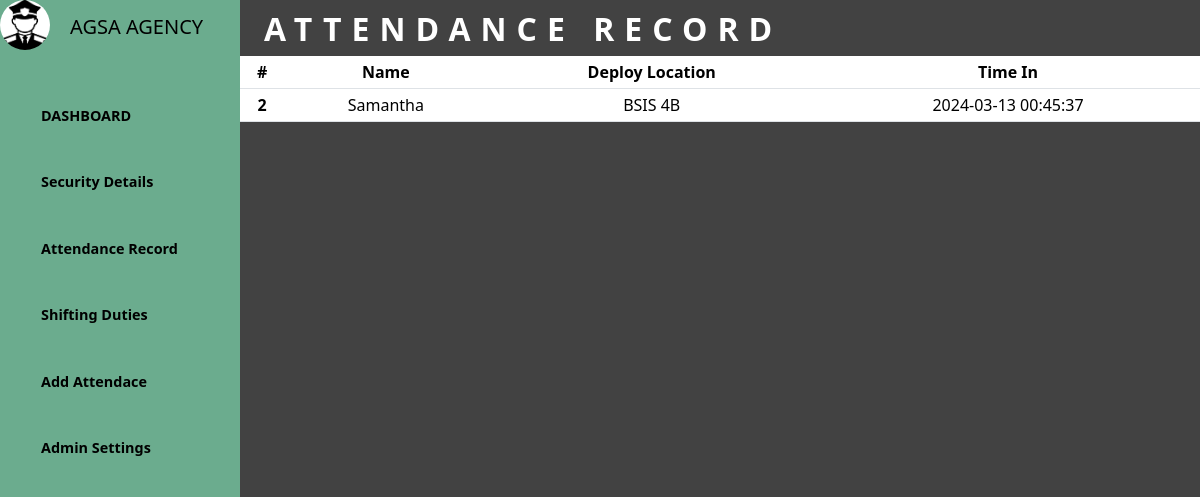
Screenshot of /AttendanceRecord.php with the database file from the repository.
### tables this page shows
CREATE TABLE `tbl_attendance` (
  `tbl_attendance_id` int(11) NOT NULL,
  `tbl_student_id` int(11) NOT NULL,
  `time_in` timestamp NOT NULL DEFAULT current_timestamp() ON UPDATE current_timestamp()
);

CREATE TABLE `tbl_student` (
  `tbl_student_id` int(11) NOT NULL,
  `student_name` varchar(255) NOT NULL,
  `course_section` varchar(255) NOT NULL,
  `generated_code` varchar(255) NOT NULL
);

### AttendanceRecord.php (the view, shortened to what this page needs)
<!DOCTYPE html>
<html lang="en">
<head>
    <link href="https://cdn.jsdelivr.net/npm/bootstrap@5.3.3/dist/css/bootstrap.min.css" rel="stylesheet">
    <link rel="stylesheet" href="css/style.css">
</head>
<body>
<div class="wrapper">
    <aside id="sidebar">
        <div class="d-flex">
        <img src="img/download.png" style="width:50px; height:50px; border-radius:25px;">
                <h1>AGSA AGENCY</h1>
        </div>
        <ul class="sidebar-nav">
            <li class="sidebar-item">
                    <a href="index.php" class="sidebar-link">
                    <span>DASHBOARD</span>
                    </a>
                </li>
                <li class="sidebar-item">
                    <a href="SecurityDetails.php" class="sidebar-link">
                    <span>Security Details</span>
                    </a>
                </li>
                <li class="sidebar-item">
                    <a href="AttendanceRecord.php" class="sidebar-link">
                        <span>Attendance Record</span>
                    </a>
                </li>
                <li class="sidebar-item">
                    <a href="ShiftingDuties.php" class="sidebar-link">
                        <span> Shifting Duties</span>
                    </a>
                </li>
                <li class="sidebar-item">
                    <a href="masterlist.php" class="sidebar-link">
                        <span>Add Attendace</span>
                    </a>
                </li>
            <li class="sidebar-item">
                <a href="#" class="sidebar-link has-dropdown coll "data-bs-toggle="collapse" data-bs-target="#Applicant"
                aria-expanded="false" aria-controls="Applicant">
                <span>Admin Settings</span>
                </a>
            </li>
        </ul>
    </div>
<div class="admindash" >
<h2>ATTENDANCE RECORD</h2>
</div>
            <div class="attendance-list">
                <div class="table-container table-responsive">
                    <table class="table text-center table-sm" id="attendanceTable">
                        <thead class="thead-dark">
                            <tr>
                            <th scope="col">#</th>
                            <th scope="col">Name</th>
                            <th scope="col">Deploy Location</th>
                            <th scope="col">Time In</th>
                            </tr>
                        </thead>
                        <tbody>
    <?php
                            $servername = "localhost";
                            $username = "root";
                            $password = "";
                            $dbname = "qr_attendance_db";
                            try {
                                $conn = new PDO("mysql:host=$servername;dbname=$dbname", $username, $password);
                                $conn->setAttribute(PDO::ATTR_ERRMODE, PDO::ERRMODE_EXCEPTION);
                            } catch(PDOException $e) {
                                echo "Connection failed: " . $e->getMessage();
                            }
                                $stmt = $conn->prepare("SELECT * FROM tbl_attendance LEFT JOIN tbl_student ON tbl_student.tbl_student_id = tbl_attendance.tbl_student_id" );
                                $stmt->execute();
                                $result = $stmt->fetchAll();
                                foreach ($result as $row) {
                                    $attendanceID = $row["tbl_attendance_id"];
                                    $studentName = $row["student_name"];
                                    $studentCourse = $row["course_section"];
                                    $timeIn = $row["time_in"];
                                ?>
                                <tr>
                                    <th scope="row"><?= $attendanceID ?></th>
                                    <td><?= $studentName ?></td>
                                    <td><?= $studentCourse ?></td>
                                    <td><?= $timeIn ?></td>
                                </tr>
                                <?php
                            }
                            ?>
                    </table>
</body>
</html>

### css/style.css (style rules this page uses)
body { background-color:#424242; }
a { text-decoration: none; color: black; margin-bottom:20px; font-weight: bolder; }
li { list-style: none; }
.wrapper { display: flex; }
#sidebar { width: 20vw; min-width: 15vw; height: 70vw; transition: all .5s ease-in-out; background-color: #6bac8e; display: flex; flex-direction: column; position: fixed; }
h1 { text-align: center; font-size: 20px; color: black; margin-left: 20px; margin-bottom: 20px; margin-top: 15px; }
a.sidebar-link { padding: .625rem 1.625rem; color: black; display: block; font-size: 0.9rem; white-space: nowrap; border-left: 3px solid transparent; }
.sidebar-nav { padding: 2rem 0; flex: 1 1 auto; }

### AttendanceRecord.php (style rules this page uses)
.admindashboard, h2 { color: white; background-color: transparent; margin-left: 10px; margin-left: 22vw; margin-top: 10px; font-weight: bolder; letter-spacing: 10px; }
.attendance-list { width: 80vw; margin-left: 20vw; }

### rows the page displays
tbl_attendance: tbl_attendance_id "2", tbl_student.student_name "Samantha", tbl_student.course_section "BSIS 4B", time_in "2024-03-13 00:45:37"
